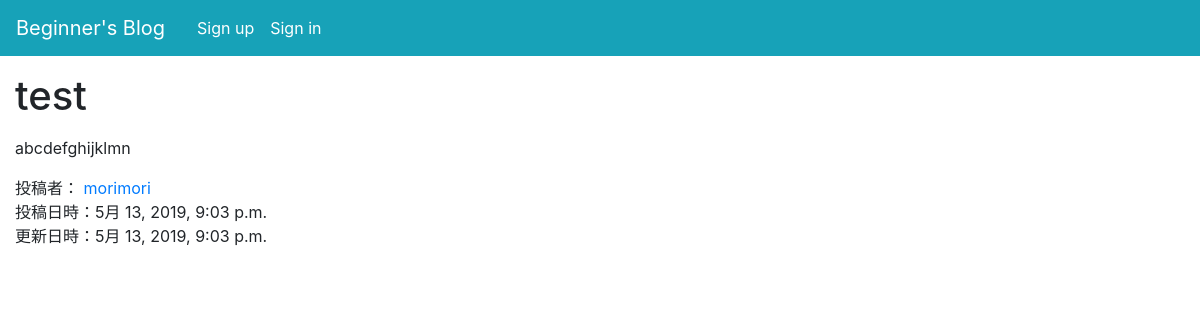
Screenshot of /post_detail/7/ with the database file from the repository.
### blog/models.py (models this page shows, shortened)
class Post(models.Model):
    user = models.ForeignKey(User, on_delete=models.CASCADE)
    title = models.CharField(max_length = 30)
    text = models.TextField()
    created_datetime = models.DateTimeField(default = timezone.now)
    updated_datetime = models.DateTimeField(auto_now=True)

### blog/views.py (the view)
# urls.py: path('post_detail/<int:pk>/', views.post_detail, name='post_detail'),
def post_detail(request, pk):
    post_detail = Post.objects.get(id=pk)
    return render(request, 'blog/post_detail.html', {'post_detail': post_detail})

### blog/templates/blog/post_detail.html (shortened to what this page needs)
{% extends 'blog/base.html' %}
{% load staticfiles %}
{% block head %}
<link rel="stylesheet" href="{% static 'css/post_detail.css' %}">
{% endblock %}
{% block main %}
<h1>{{ post_detail.title }}</h1>
<p>{{ post_detail.text | linebreaks | urlize }}</p>
<a>投稿者：<a/>
<a class="user" href="{% url 'blog:user_detail' pk=post_detail.user.pk %}">{{ post_detail.user }}</a>
<p class="mb-0">投稿日時：{{ post_detail.created_datetime }}
<p>更新日時：{{ post_detail.updated_datetime }}
{% endblock %}

### rows the page displays
Post: title "test", text "abcdefghijklmn", user "morimori", created_datetime "5月 13, 2019, 9:03 p.m.", updated_datetime "5月 13, 2019, 9:03 p.m."
